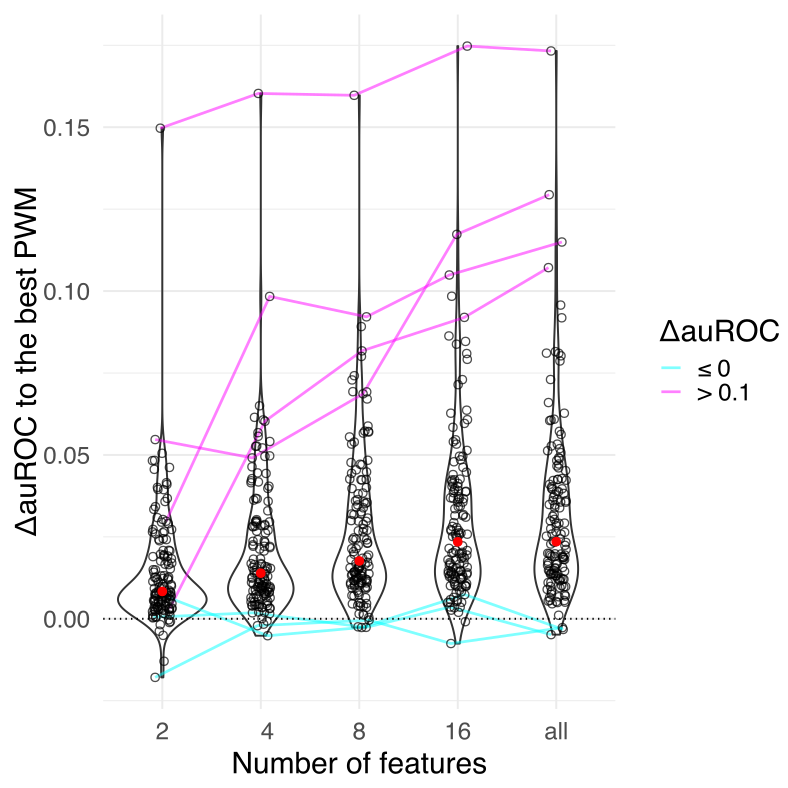

The R source for this figure:
# Libraries
library(ggplot2)
library(dplyr)
library(hrbrthemes)
library(viridis)
library(ggpubr)
library(ggrepel)
library(gapminder)
library(ggExtra)
library(extrafont)
font_import()


theme_set(theme_get() + theme(text = element_text(family = 'Arial')))


data_summary <- function(x) {
  m <- mean(x)
  ymin <- m-sd(x)
  ymax <- m+sd(x)
  return(c(y=m,ymin=ymin,ymax=ymax))
}

df_violin_CHS <- read.csv("./df_violin_CHS_roc_15022024.csv")

df_violin_CHS$TF_name <- as.factor(df_violin_CHS$TF_name)


library(MASS) 
library(reshape2) 
library(reshape) 

c = df_violin_CHS %>% dplyr::select(c("TF_name", "roc_auc_test_H_PWM", "dLR", "PWM")) %>% 
  dcast(TF_name~PWM, value.var = "dLR") %>% 
  merge(df_violin_CHS, by="TF_name") %>% 
  mutate( n=factor(Count,levels=c(2,4,8,16,"all")) ) %>% 
  dplyr::arrange(TF_name, n) %>% 
  dplyr::group_by(TF_name) %>% 
  mutate(diffc = cut(`all`, c(-Inf, 0, 0.1, Inf))) %>% 
  mutate(diffc_m = replace(diffc, diffc=="(0,0.1]", NA)) %>% 
  ggplot2::ggplot(., aes(y = dLR, x = n)) +
  geom_violin() + 
  geom_path(
    aes(group = TF_name, colour = diffc_m), 
    size = 0.7, alpha = 0.5, 
    position = position_jitter(width = 0.1, seed = 3922)
  ) + 
  
  geom_point(alpha=0.7, shape=21, size=2, position = position_jitter(width = 0.1, seed = 3922), 
             colour = "black") +  
  scale_color_manual(name = "diffc_m",
                     values = c("(-Inf,0]" = "cyan",
                                "(0.1, Inf]" = "magenta"),
                     labels = c("≤ 0", "> 0.1"), na.translate = F)+
  stat_summary(fun.y=median, geom="point", size=2, color="red") +
  
  ylab("ΔauROC to the best PWM") +
  xlab("Number of features")+
  geom_hline(yintercept = 0, linetype="dotted")+
  theme_minimal(base_size = 21) +
  theme(panel.grid = element_line(size = 0.5)) + 
  guides(color=guide_legend("ΔauROC"))


c

library(Cairo)

Cairo(file='Figure_S8H_CHS_ROC.pdf', type="pdf", width=200, height=200, units="mm")
c
dev.off()
